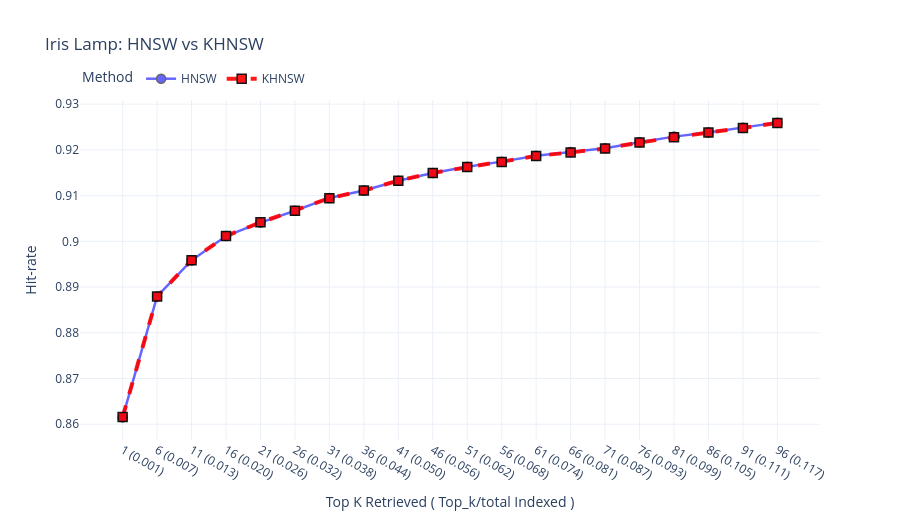

Notebook cell for this chart:
### Code cell
# combine_plot_results.py
import numpy as np
import plotly.graph_objects as go

# Load only HNSW and KHNSW result files
hnsw = np.load('IrisLamp_hnsw.npz')   # keys: 'x','y'
khnsw = np.load('IrisLamp_khnsw.npz')

# Keep explicit order so KHNSW is added last (drawn on top)
ordered = [
    ('HNSW', hnsw),
    ('KHNSW', khnsw)
]

# Styles (opacity moved to trace-level usage)
style = {
    'HNSW':  {'marker':'circle',  'dash':'solid', 'color':'blue', 'line_width':2.5, 'opacity':0.6},
    'KHNSW': {'marker':'square',  'dash':'dash',  'color':'red',  'line_width':4.0, 'opacity':0.9}
}

fig = go.Figure()

for name, data in ordered:
    x = data['x']
    y = data['y']
    fig.add_trace(go.Scatter(
        x = x,
        y = y,
        mode = 'lines+markers',
        name = name,
        opacity = style[name]['opacity'],   # <-- trace-level opacity
        marker = dict(
            symbol = style[name]['marker'],
            size = 9,
            color = style[name]['color'],
            line = dict(width=1.5, color='black')  # outline
        ),
        line = dict(
            dash = style[name]['dash'],
            width = style[name]['line_width'],
            color = style[name]['color']
        ),
        hovertemplate = f'{name}<br>Penetration: %{{x}}<br>Hit-rate: %{{y:.3f}}<extra></extra>'
    ))

fig.update_layout(
    title = 'Iris Lamp: HNSW vs KHNSW',
    xaxis_title = 'Top K Retrieved ( Top_k/total Indexed )',
    yaxis_title = 'Hit-rate',
    legend = dict(title='Method', orientation='h', yanchor='bottom', y=1.02, xanchor='left', x=0),
    template = 'plotly_white',
    width = 900, height = 520
)

fig.write_html('combined_hitrate_hnsw_khnsw.html', include_plotlyjs='cdn')
fig.show()

### Figure 1 — Plotly figure (JSON) as saved in the notebook; plotly's stock layout.template omitted (floating-point values rounded to 4 significant figures)
{"data": [{"hovertemplate": "HNSW<br>Penetration: %{x}<br>Hit-rate: %{y:.3f}<extra></extra>", "line": {"color": "blue", "dash": "solid", "width": 2.5}, "marker": {"color": "blue", "line": {"color": "black", "width": 1.5}, "size": 9, "symbol": "circle"}, "mode": "lines+markers", "name": "HNSW", "opacity": 0.6, "type": "scatter", "x": ["1 (0.001)", "6 (0.007)", "11 (0.013)", "16 (0.020)", "21 (0.026)", "26 (0.032)", "31 (0.038)", "36 (0.044)", "41 (0.050)", "46 (0.056)", "51 (0.062)", "56 (0.068)", "61 (0.074)", "66 (0.081)", "71 (0.087)", "76 (0.093)", "81 (0.099)", "86 (0.105)", "91 (0.111)", "96 (0.117)"], "y": [0.8615, 0.8879, 0.8958, 0.9012, 0.9041, 0.9067, 0.9095, 0.9111, 0.9133, 0.915, 0.9163, 0.9174, 0.9187, 0.9195, 0.9204, 0.9217, 0.9229, 0.9238, 0.9249, 0.926]}, {"hovertemplate": "KHNSW<br>Penetration: %{x}<br>Hit-rate: %{y:.3f}<extra></extra>", "line": {"color": "red", "dash": "dash", "width": 4}, "marker": {"color": "red", "line": {"color": "black", "width": 1.5}, "size": 9, "symbol": "square"}, "mode": "lines+markers", "name": "KHNSW", "opacity": 0.9, "type": "scatter", "x": ["1 (0.001)", "6 (0.007)", "11 (0.013)", "16 (0.020)", "21 (0.026)", "26 (0.032)", "31 (0.038)", "36 (0.044)", "41 (0.050)", "46 (0.056)", "51 (0.062)", "56 (0.068)", "61 (0.074)", "66 (0.081)", "71 (0.087)", "76 (0.093)", "81 (0.099)", "86 (0.105)", "91 (0.111)", "96 (0.117)"], "y": [0.8616, 0.8879, 0.8959, 0.9012, 0.9041, 0.9067, 0.9094, 0.9111, 0.9133, 0.915, 0.9163, 0.9174, 0.9187, 0.9195, 0.9203, 0.9216, 0.9228, 0.9238, 0.9248, 0.9259]}], "layout": {"height": 520, "legend": {"orientation": "h", "title": {"text": "Method"}, "x": 0, "xanchor": "left", "y": 1.02, "yanchor": "bottom"}, "title": {"text": "Iris Lamp: HNSW vs KHNSW"}, "width": 900, "xaxis": {"title": {"text": "Top K Retrieved ( Top_k/total Indexed )"}}, "yaxis": {"title": {"text": "Hit-rate"}}}}
